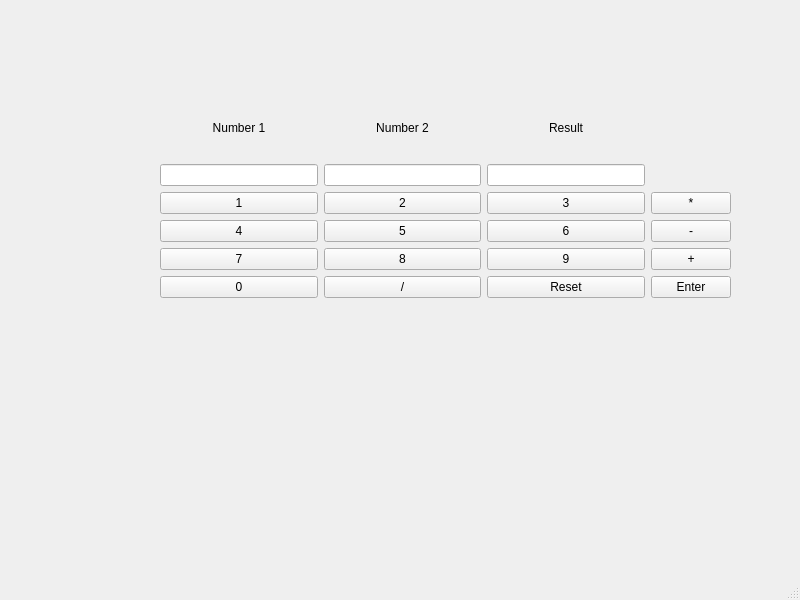
<?xml version="1.0" encoding="UTF-8"?>
<ui version="4.0">
 <class>MainWindow</class>
 <widget class="QMainWindow" name="MainWindow">
  <property name="geometry">
   <rect>
    <x>0</x>
    <y>0</y>
    <width>800</width>
    <height>600</height>
   </rect>
  </property>
  <property name="windowTitle">
   <string>MainWindow</string>
  </property>
  <widget class="QWidget" name="centralwidget">
   <widget class="QWidget" name="gridLayoutWidget_2">
    <property name="geometry">
     <rect>
      <x>160</x>
      <y>97</y>
      <width>571</width>
      <height>201</height>
     </rect>
    </property>
    <layout class="QGridLayout" name="gridLayout_2">
     <item row="0" column="1">
      <widget class="QLabel" name="label_2">
       <property name="text">
        <string>Number 2</string>
       </property>
       <property name="alignment">
        <set>Qt::AlignmentFlag::AlignCenter</set>
       </property>
      </widget>
     </item>
     <item row="3" column="1">
      <widget class="QPushButton" name="B5">
       <property name="text">
        <string>5</string>
       </property>
      </widget>
     </item>
     <item row="2" column="0">
      <widget class="QPushButton" name="B1">
       <property name="text">
        <string>1</string>
       </property>
      </widget>
     </item>
     <item row="1" column="1">
      <widget class="QLineEdit" name="lineEdit_2"/>
     </item>
     <item row="0" column="0">
      <widget class="QLabel" name="label">
       <property name="text">
        <string>Number 1</string>
       </property>
       <property name="alignment">
        <set>Qt::AlignmentFlag::AlignCenter</set>
       </property>
      </widget>
     </item>
     <item row="1" column="2">
      <widget class="QLineEdit" name="lineEdit_3"/>
     </item>
     <item row="6" column="3">
      <widget class="QPushButton" name="enter">
       <property name="text">
        <string>Enter</string>
       </property>
      </widget>
     </item>
     <item row="6" column="0">
      <widget class="QPushButton" name="B0">
       <property name="text">
        <string>0</string>
       </property>
      </widget>
     </item>
     <item row="2" column="2">
      <widget class="QPushButton" name="B3">
       <property name="text">
        <string>3</string>
       </property>
      </widget>
     </item>
     <item row="5" column="2">
      <widget class="QPushButton" name="B9">
       <property name="text">
        <string>9</string>
       </property>
      </widget>
     </item>
     <item row="6" column="1">
      <widget class="QPushButton" name="jako">
       <property name="text">
        <string>/</string>
       </property>
      </widget>
     </item>
     <item row="3" column="3">
      <widget class="QPushButton" name="miinus">
       <property name="text">
        <string>-</string>
       </property>
      </widget>
     </item>
     <item row="5" column="0">
      <widget class="QPushButton" name="B7">
       <property name="text">
        <string>7</string>
       </property>
      </widget>
     </item>
     <item row="5" column="3">
      <widget class="QPushButton" name="plussa">
       <property name="text">
        <string>+</string>
       </property>
      </widget>
     </item>
     <item row="2" column="3">
      <widget class="QPushButton" name="kerto">
       <property name="text">
        <string>*</string>
       </property>
      </widget>
     </item>
     <item row="6" column="2">
      <widget class="QPushButton" name="reset">
       <property name="text">
        <string>Reset</string>
       </property>
      </widget>
     </item>
     <item row="5" column="1">
      <widget class="QPushButton" name="B8">
       <property name="text">
        <string>8</string>
       </property>
      </widget>
     </item>
     <item row="2" column="1">
      <widget class="QPushButton" name="B2">
       <property name="text">
        <string>2</string>
       </property>
      </widget>
     </item>
     <item row="3" column="0">
      <widget class="QPushButton" name="B4">
       <property name="text">
        <string>4</string>
       </property>
      </widget>
     </item>
     <item row="3" column="2">
      <widget class="QPushButton" name="B6">
       <property name="text">
        <string>6</string>
       </property>
      </widget>
     </item>
     <item row="0" column="2">
      <widget class="QLabel" name="label_3">
       <property name="enabled">
        <bool>true</bool>
       </property>
       <property name="text">
        <string>Result</string>
       </property>
       <property name="scaledContents">
        <bool>false</bool>
       </property>
       <property name="alignment">
        <set>Qt::AlignmentFlag::AlignCenter</set>
       </property>
      </widget>
     </item>
     <item row="1" column="0">
      <widget class="QLineEdit" name="lineEdit"/>
     </item>
    </layout>
   </widget>
  </widget>
  <widget class="QMenuBar" name="menubar">
   <property name="geometry">
    <rect>
     <x>0</x>
     <y>0</y>
     <width>800</width>
     <height>25</height>
    </rect>
   </property>
  </widget>
  <widget class="QStatusBar" name="statusbar"/>
 </widget>
 <resources/>
 <connections/>
</ui>
